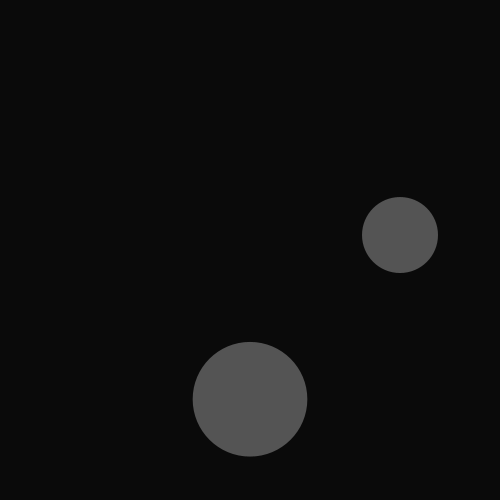
Frame 1 (no input)
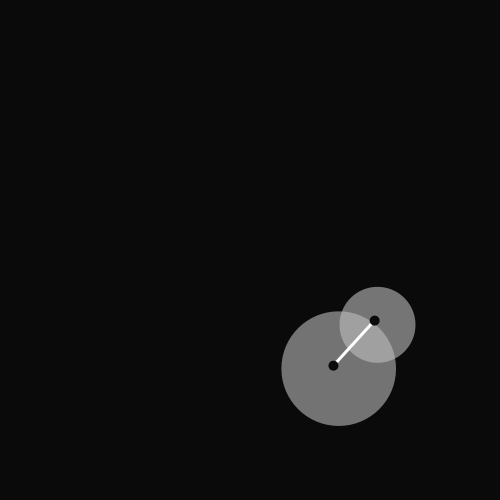
Frame 60 (the mouse pressed at the canvas centre just before this capture)
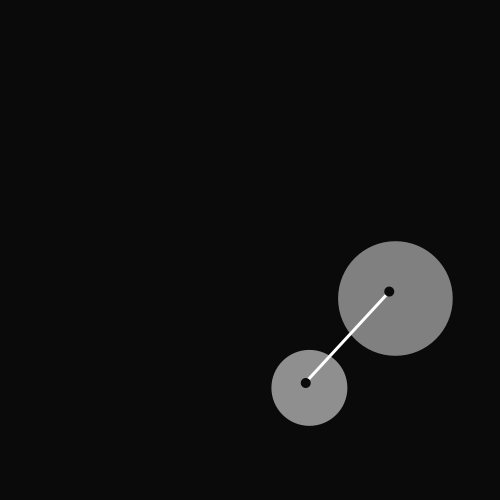
Frame 120 (the mouse held since frame 60 and released just before this capture)

The Processing sketch that drew these frames (run headless with seeded random() and noise(); from frame 60 on, the mouse is pressed at the canvas centre):

// Processing sketch: test_40_pde
// ── test_40_pde.pde
class FunnyEllipse {
   int colour = 200;
   float size, x, y;
   boolean noise;
   
   FunnyEllipse() {
      this.size = random(50, 150);
   }
   
   public void render() {
     ellipseMode(CENTER);
     fill(this.colour, 100);
     noStroke();
     if(this.noise) {
        fill(random(150, 255), 150);
        float nx = this.x + noise(x) * 10;
        float ny = this.y + noise(y) * 10;
        ellipse(nx, ny, this.size, this.size);
     } else {
        ellipse(this.x, this.y, this.size, this.size); 
     }
   }
   
   private boolean isLine(FunnyEllipse ellipse) {
      boolean result = false;
      if(dist(this.x, this.y, ellipse.x, ellipse.y) < 150) {
         result = true;
         ellipse.noise = true;
      } else {
         ellipse.noise = false; 
      }
      noise = result;
      return result;
   }
   
   void drawLine(FunnyEllipse ellipse) {
      stroke(255);
      strokeWeight(3);
      line(this.x, this.y, ellipse.x, ellipse.y);
      noStroke();
      fill(10);
      ellipseMode(CENTER);
      ellipse(this.x, this.y, 10, 10);
      ellipse(ellipse.x, ellipse.y, 10, 10);
   }
}

FunnyEllipse obj1, obj2;
float counter = 0;

void setup() {
   size(500, 500);
   smooth();
   obj1 = new FunnyEllipse();
   obj2 = new FunnyEllipse();
   //noLoop();
}

void draw() {
   background(10);
   obj1.x = map(sin(counter), -1, 1, 100, width - 100);
   obj2.x = map(cos(counter), -1, 1, 100, width - 100);
   obj1.y = map(cos(counter + 0.1), -1, 1, 100, width - 100);
   obj2.y = map(sin(counter - 0.1), -1, 1, 100, width - 100);
   obj1.render();
   obj2.render();
   if(obj1.isLine(obj2)) {
      obj1.drawLine(obj2); 
   }
   counter += 0.01;
}
